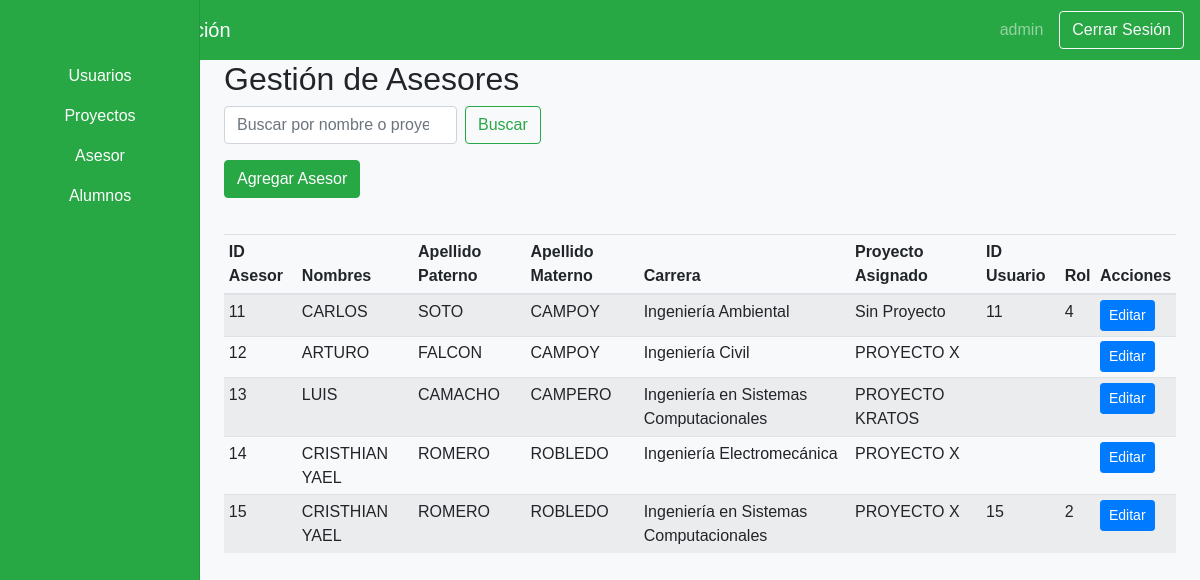
/views/admin/dashboardAdminAsesor.php (signed in), run on an earlier commit of the app's database.
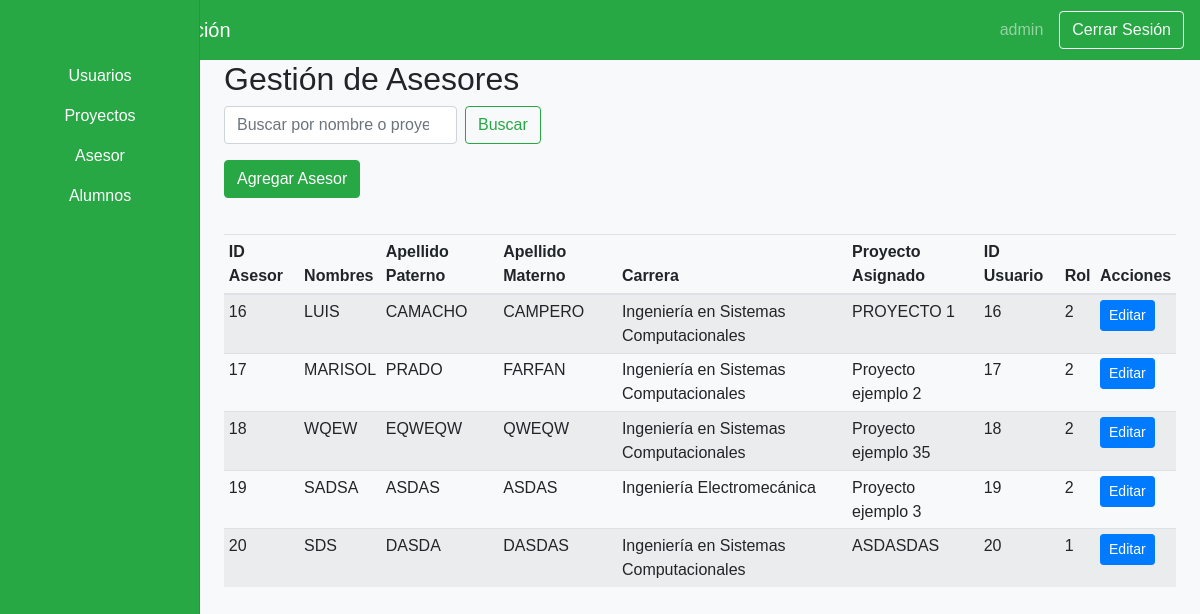
And on a later commit of the database.
### tables this page shows
CREATE TABLE IF NOT EXISTS `asesor` (
  `ID_Asesor` int NOT NULL AUTO_INCREMENT,
  `Nombres` varchar(100) NOT NULL,
  `Apellido_Paterno` varchar(100) NOT NULL,
  `Apellido_Materno` varchar(100) NOT NULL,
  `Proyecto_Asignado` int DEFAULT NULL,
  `Carrera` int DEFAULT NULL,
  `Rol` int DEFAULT NULL,
  `ID_Usuario` int DEFAULT NULL,
  PRIMARY KEY (`ID_Asesor`),
  KEY `fk_asesor_proyecto_asignado` (`Proyecto_Asignado`),
  KEY `fk_asesor_carrera` (`Carrera`),
  KEY `fk_asesor_rol` (`Rol`),
  KEY `fk_asesor_usuario` (`ID_Usuario`)
);

CREATE TABLE IF NOT EXISTS `carrera` (
  `ID_Carrera` int NOT NULL AUTO_INCREMENT,
  `Nombre_Carrera` varchar(100) NOT NULL,
  PRIMARY KEY (`ID_Carrera`)
);

CREATE TABLE IF NOT EXISTS `usuario` (
  `ID_Usuario` int NOT NULL AUTO_INCREMENT,
  `Nombre_Usuario` varchar(50) NOT NULL,
  `Contraseña` varchar(255) NOT NULL,
  `Rol` int DEFAULT NULL,
  PRIMARY KEY (`ID_Usuario`),
  KEY `fk_usuario_rol` (`Rol`)
);

CREATE TABLE IF NOT EXISTS `proyecto` (
  `ID_Proyecto` int NOT NULL AUTO_INCREMENT,
  `Nombre_Proyecto` varchar(200) NOT NULL,
  `Status` enum('Pendiente','En Revisión') NOT NULL,
  `Integrante_1` int DEFAULT NULL,
  `Integrante_2` int DEFAULT NULL,
  `Integrante_3` int DEFAULT NULL,
  `Asesor` int DEFAULT NULL,
  PRIMARY KEY (`ID_Proyecto`),
  KEY `fk_proyecto_integrante_1` (`Integrante_1`),
  KEY `fk_proyecto_integrante_2` (`Integrante_2`),
  KEY `fk_proyecto_integrante_3` (`Integrante_3`),
  KEY `fk_proyecto_asesor` (`Asesor`)
);

### Views/Admin/dashboardAdminAsesor.php (the view, shortened to what the changed rows need)
<?php
include('../../includes/config.php');
?>
<!DOCTYPE html>
<html lang="es">
<head>
    <link rel="stylesheet" href="https://stackpath.bootstrapcdn.com/bootstrap/4.3.1/css/bootstrap.min.css">
    <link rel="stylesheet" href="<?php echo CSS_PATH; ?>dashboard.css">
</head>
<body>
    <div class="container-fluid">
        <div class="row">
            <main role="main" class="col-md-9 ml-sm-auto col-lg-10 px-4">
                <h2>Gestión de Asesores</h2>
                <div class="table-responsive">
                    <table class="table table-striped table-sm">
                        <thead>
                            <tr>
                                <th>ID Asesor</th>
                                <th>Nombres</th>
                                <th>Apellido Paterno</th>
                                <th>Apellido Materno</th>
                                <th>Carrera</th>
                                <th>Proyecto Asignado</th>
                                <th>ID Usuario</th>
                                <th>Rol</th>
                                <th>Acciones</th>
                            </tr>
                        </thead>
                        <tbody>
                            <?php
                            $searchQuery = "";
                            $query = "
                                SELECT asesor.ID_Asesor, asesor.Nombres, asesor.Apellido_Paterno, asesor.Apellido_Materno,
                                carrera.Nombre_Carrera, proyecto.Nombre_Proyecto, usuario.id_usuario, usuario.rol
                                FROM asesor
                                LEFT JOIN carrera ON asesor.Carrera = carrera.ID_Carrera
                                LEFT JOIN proyecto ON asesor.Proyecto_Asignado = proyecto.ID_Proyecto
                                LEFT JOIN usuario ON usuario.id_usuario = asesor.ID_Asesor
                                WHERE 1=1 $searchQuery
                                ORDER BY asesor.ID_Asesor ASC";
                            $result = $connection->query($query);
                            while ($row = $result->fetch_assoc()) {
                                echo "<tr>";
                                echo "<td>" . htmlspecialchars($row['ID_Asesor'] ?? '') . "</td>";
                                echo "<td>" . htmlspecialchars($row['Nombres'] ?? '') . "</td>";
                                echo "<td>" . htmlspecialchars($row['Apellido_Paterno'] ?? '') . "</td>";
                                echo "<td>" . htmlspecialchars($row['Apellido_Materno'] ?? '') . "</td>";
                                echo "<td>" . htmlspecialchars($row['Nombre_Carrera'] ?? 'Sin Carrera') . "</td>";
                                echo "<td>" . htmlspecialchars($row['Nombre_Proyecto'] ?? 'Sin Proyecto') . "</td>";
                                echo "<td>" . htmlspecialchars($row['id_usuario'] ?? '') . "</td>";
                                echo "<td>" . htmlspecialchars($row['rol'] ?? '') . "</td>";
                                echo "<td>";
                                echo "<button type='button' class='btn btn-primary btn-sm' data-toggle='modal' data-target='#editAsesorModal'
                                        data-id='" . htmlspecialchars($row['ID_Asesor'] ?? '') . "'
                                        data-nombres='" . htmlspecialchars($row['Nombres'] ?? '') . "'
                                        data-apellido_paterno='" . htmlspecialchars($row['Apellido_Paterno'] ?? '') . "'
                                        data-apellido_materno='" . htmlspecialchars($row['Apellido_Materno'] ?? '') . "'
                                        data-carrera='" . htmlspecialchars($row['Nombre_Carrera'] ?? '') . "'
                                        data-proyecto='" . htmlspecialchars($row['Nombre_Proyecto'] ?? '') . "'>Editar</button>";
                                echo "</td>";
                                echo "</tr>";
                            }
                            ?>
                        </tbody>
                    </table>
                </div>
            </main>
        </div>
    </div>
</body>
</html>

What changed in the data, as far as the page shows it:
removed asesor: ID_Asesor "11", Nombres "CARLOS", Apellido_Paterno "SOTO", Apellido_Materno "CAMPOY", carrera.Nombre_Carrera "Ingeniería Ambiental", Nombre_Proyecto "Sin Proyecto", usuario.ID_Usuario "11", usuario.Rol "4"
removed asesor: ID_Asesor "12", Nombres "ARTURO", Apellido_Paterno "FALCON", Apellido_Materno "CAMPOY", carrera.Nombre_Carrera "Ingeniería Civil", proyecto.Nombre_Proyecto "PROYECTO X"
removed asesor: ID_Asesor "13", Nombres "LUIS", Apellido_Paterno "CAMACHO", Apellido_Materno "CAMPERO", carrera.Nombre_Carrera "Ingeniería en Sistemas Computacionales", proyecto.Nombre_Proyecto "PROYECTO KRATOS"
removed asesor: ID_Asesor "14", Nombres "CRISTHIAN YAEL", Apellido_Paterno "ROMERO", Apellido_Materno "ROBLEDO", carrera.Nombre_Carrera "Ingeniería Electromecánica", proyecto.Nombre_Proyecto "PROYECTO X"
removed asesor: ID_Asesor "15", Nombres "CRISTHIAN YAEL", Apellido_Paterno "ROMERO", Apellido_Materno "ROBLEDO", carrera.Nombre_Carrera "Ingeniería en Sistemas Computacionales", proyecto.Nombre_Proyecto "PROYECTO X", usuario.ID_Usuario "15", usuario.Rol "2"
added asesor: ID_Asesor "16", Nombres "LUIS", Apellido_Paterno "CAMACHO", Apellido_Materno "CAMPERO", carrera.Nombre_Carrera "Ingeniería en Sistemas Computacionales", proyecto.Nombre_Proyecto "PROYECTO 1", usuario.ID_Usuario "16", usuario.Rol "2"
added asesor: ID_Asesor "17", Nombres "MARISOL", Apellido_Paterno "PRADO", Apellido_Materno "FARFAN", carrera.Nombre_Carrera "Ingeniería en Sistemas Computacionales", proyecto.Nombre_Proyecto "Proyecto ejemplo 2", usuario.ID_Usuario "17", usuario.Rol "2"
added asesor: ID_Asesor "18", Nombres "WQEW", Apellido_Paterno "EQWEQW", Apellido_Materno "QWEQW", carrera.Nombre_Carrera "Ingeniería en Sistemas Computacionales", proyecto.Nombre_Proyecto "Proyecto ejemplo 35", usuario.ID_Usuario "18", usuario.Rol "2"
added asesor: ID_Asesor "19", Nombres "SADSA", Apellido_Paterno "ASDAS", Apellido_Materno "ASDAS", carrera.Nombre_Carrera "Ingeniería Electromecánica", proyecto.Nombre_Proyecto "Proyecto ejemplo 3", usuario.ID_Usuario "19", usuario.Rol "2"
added asesor: ID_Asesor "20", Nombres "SDS", Apellido_Paterno "DASDA", Apellido_Materno "DASDAS", carrera.Nombre_Carrera "Ingeniería en Sistemas Computacionales", proyecto.Nombre_Proyecto "ASDASDAS", usuario.ID_Usuario "20", usuario.Rol "1"
